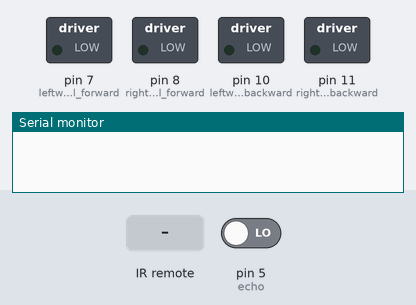
Simulated run of this sketch. Board: Arduino Uno, built with avr-gcc and run on an emulated ATmega328P. Shown: switched loads named in the sketch (green lamp = pin HIGH), the last lines printed to the serial monitor. The inputs (shaded band) are chosen by the test bench; at power-on: pin 5 (echo) LOW. Pins used as bus, display or sensor lines are not drawn.

Above: at 1.2 s.
1.3 s: infrared code 0x3D9AE3F7 received
At 2.1 s:
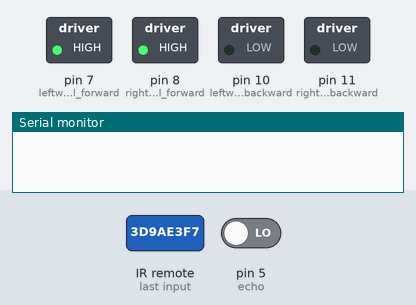
3.8 s: infrared code 0x8C22657B received
At 4.2 s:
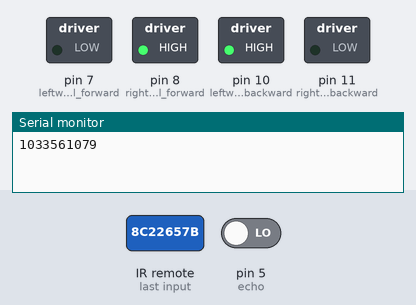
5.8 s: infrared code 0x488F3CBB received
At 7.3 s:
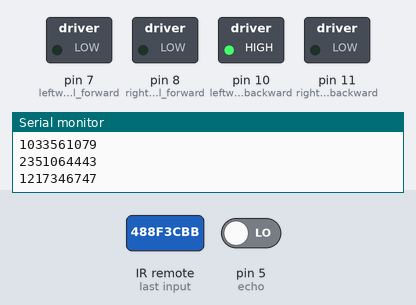
8.3 s: infrared code 0x449E79F received
At 10.0 s:
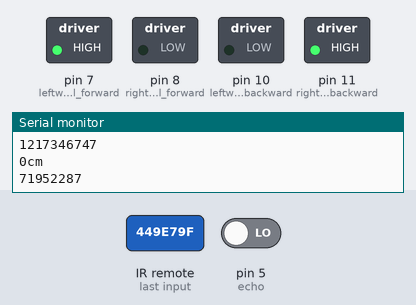
11.3 s: infrared code 0x32C6FDF7 received
At 13.3 s:
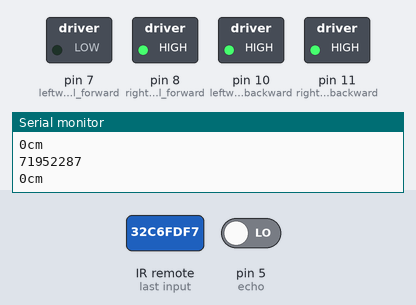
Timing chart, 0 to 17.8 s (numbered marks = the images above; inputs shaded):
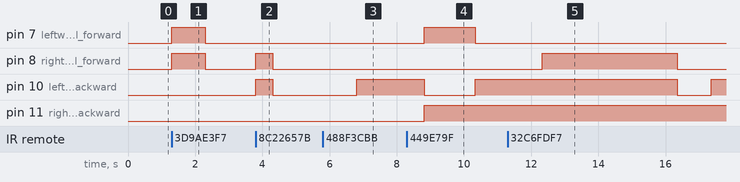

Measured:
- after the input at 1.3 s, pin 7 (leftwheel_forward), pin 8 (rightwheel_forward): LOW → HIGH at once, → LOW 1.0 s later
- after the input at 3.8 s, pin 8 (rightwheel_forward), pin 10 (leftwheel_backward): LOW → HIGH at once, → LOW 0.50 s later
- after the input at 5.8 s, pin 10 (leftwheel_backward): LOW → HIGH after 1.0 s
- after the input at 8.3 s, pin 7 (leftwheel_forward): LOW → HIGH after 0.52 s, → LOW 1.5 s later; pin 11 (rightwheel_backward): LOW → HIGH after 0.52 s
- after the input at 11.3 s, pin 8 (rightwheel_forward): LOW → HIGH after 1.0 s, → LOW 4.0 s later

The sketch:

RobotRaiderCarArduino.ino
```cpp
  #include <IRremote.h>
  //#include <LiquidCrystal.h>
//LiquidCrystal lcd(19, 18, 17, 16, 15, 14);

//Outputs of the arduino card
int echo = 5;
int trigger = 6;
int leftwheel_forward = 7;
int rightwheel_forward = 8;
int rec_infrarouge = 9;
int leftwheel_backward = 10;
int rightwheel_backward = 11;

long duration = 0;
long distance = 0;
long automatic = 0;

// Value for each key on the IR remote
long ir_keypad_1 = 2534850111;
long ir_keypad_2 = 1033561079;
long ir_keypad_3 = 1635910171;
long ir_keypad_4 = 2351064443;
long ir_keypad_5 = 1217346747;
long ir_keypad_6 = 71952287;
long ir_keypad_7 = 851901943;
long ir_keypad_8 = 465573243;
long ir_keypad_9 = 1053031451;

IRrecv irrecv(rec_infrarouge);
decode_results results;

void setup() {
  pinMode(leftwheel_forward, OUTPUT);
  pinMode(rightwheel_forward, OUTPUT);
  pinMode(leftwheel_backward, OUTPUT);
  pinMode(rightwheel_backward, OUTPUT);
  //lcd.begin(16, 2);
  pinMode(trigger, OUTPUT);
  pinMode(echo, INPUT);
  Serial.begin(9600);
  irrecv.enableIRIn();
}

void loop() {
  //lcd.setCursor(0, 0);
  //lcd.print("www.funduino.de");
  //lcd.setCursor(0, 1);
  if(irrecv.decode(&results))
  {
	if (results.value == ir_keypad_2)
		forward(1000);
    else if(results.value == ir_keypad_4)
		turn_left(500);
    else if(results.value == ir_keypad_6)
		turn_right(500);
    else if(results.value == ir_keypad_8)
		backward(1000);
    else if(results.value == ir_keypad_5)
    {
      automatic = (automatic == 0) ? 1 : 0;
      Serial.println(results.value, DEC);
    }
	else if (results.value == ir_keypad_9) // Demi Tour droite
		turn_right(1000);
	else if (results.value == ir_keypad_7) // Demi Tour gauche
		turn_left(1000);
    else
    {
      Serial.println(results.value, DEC);
    }
    irrecv.resume();
  }
  else if(automatic == 1)
  {
    if (calculate_distance() > 50)
    {
		forward();
		Serial.print(distance);
		Serial.println("cm");
    }
    else
    {
		digitalWrite(leftwheel_forward, LOW);
		digitalWrite(leftwheel_backward, HIGH);
		delay(2000); // Essayer de contourner obstacle
		digitalWrite(leftwheel_backward, LOW);
		digitalWrite(rightwheel_forward, LOW);
		Serial.print(distance);
		Serial.println("cm");
    }
  }
  else
  {
	  stop_all();
  }
}

void stop_all()
{
	digitalWrite(leftwheel_forward, LOW);
	digitalWrite(rightwheel_forward, LOW);
	digitalWrite(leftwheel_backward, LOW);
	digitalWrite(rightwheel_backward, LOW);
}

void forward(int time_of_running)
{
	digitalWrite(leftwheel_forward, HIGH);
	digitalWrite(rightwheel_forward, HIGH);
	delay(time_of_running);
	Serial.println(results.value, DEC);
}

void forward()
{
	digitalWrite(leftwheel_forward, HIGH);
	digitalWrite(rightwheel_forward, HIGH);
}

void backward(int time_of_running)
{
	digitalWrite(rightwheel_backward, HIGH);
	digitalWrite(leftwheel_backward, HIGH);
	delay(time_of_running);
	Serial.println(results.value, DEC);
}

void turn_left(int time_of_running)
{
	digitalWrite(rightwheel_forward, HIGH);
	digitalWrite(leftwheel_backward, HIGH);
	delay(time_of_running);
	Serial.println(results.value, DEC);
}

void turn_right(int time_of_running)
{
	digitalWrite(leftwheel_forward, HIGH);
	digitalWrite(rightwheel_backward, HIGH);
	delay(time_of_running);
	Serial.println(results.value, DEC);
}

long calculate_distance()
{
	digitalWrite(trigger, LOW);
	delay(5);
	digitalWrite(trigger, HIGH);
	delay(10);
	digitalWrite(trigger, LOW);
	duration = pulseIn(echo, HIGH);
	return ((duration / 2) / 29.1);
}
```
